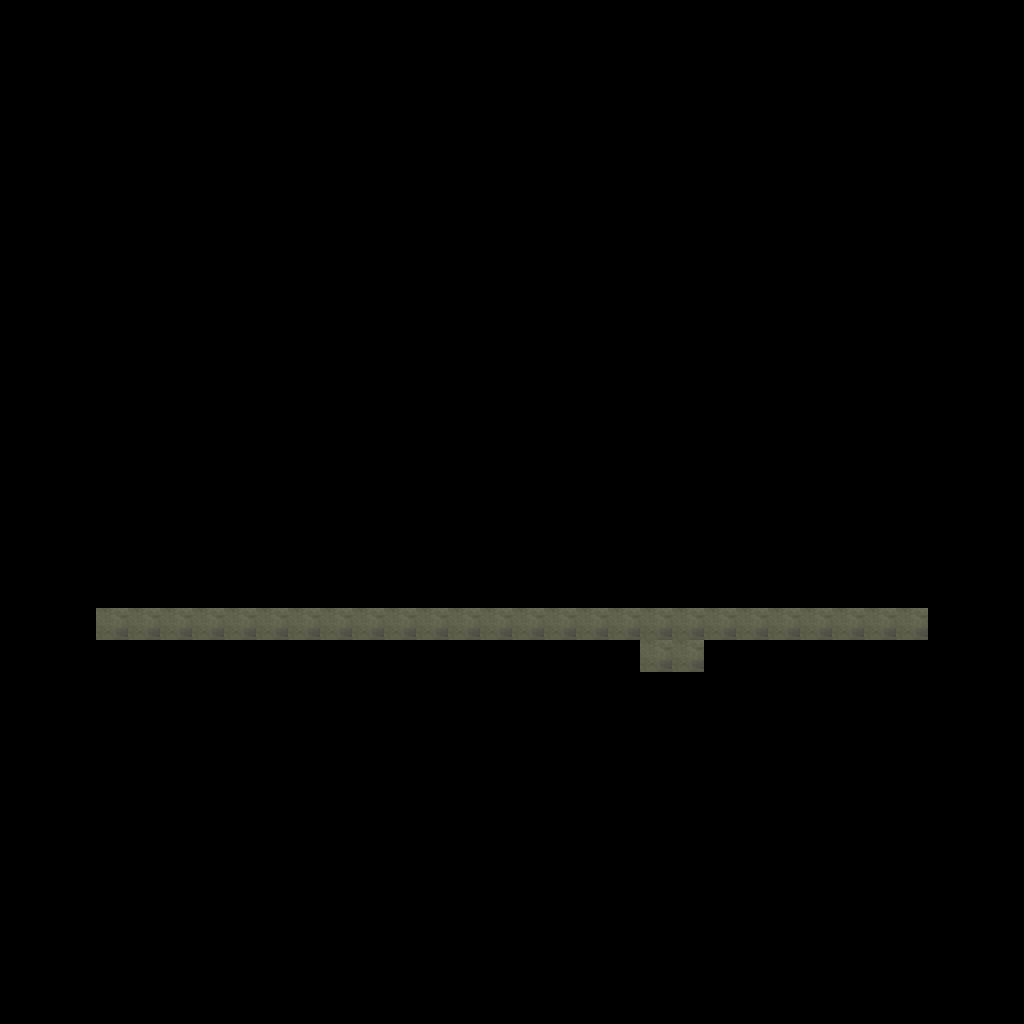

Tiled map render using the project's own tile images. Description and the whole map definition, tile-layer contents included, below:
An orthogonal 32x32 tile map with 32x32 px tiles, 1 tile layer (Tile Layer 1).

<map version="1.0" tiledversion="1.1.1" orientation="orthogonal" renderorder="right-down" width="32" height="32" tilewidth="32" tileheight="32" infinite="0" nextobjectid="1">
 <tileset firstgid="1" source="tileset.tsx" />
 <layer name="Tile Layer 1" width="32" height="32">
  <data encoding="csv">
0,0,0,0,0,0,0,0,0,0,0,0,0,0,0,0,0,0,0,0,0,0,0,0,0,0,0,0,0,0,0,0,
0,0,0,0,0,0,0,0,0,0,0,0,0,0,0,0,0,0,0,0,0,0,0,0,0,0,0,0,0,0,0,0,
0,0,0,0,0,0,0,0,0,0,0,0,0,0,0,0,0,0,0,0,0,0,0,0,0,0,0,0,0,0,0,0,
0,0,0,0,0,0,0,0,0,0,0,0,0,0,0,0,0,0,0,0,0,0,0,0,0,0,0,0,0,0,0,0,
0,0,0,0,0,0,0,0,0,0,0,0,0,0,0,0,0,0,0,0,0,0,0,0,0,0,0,0,0,0,0,0,
0,0,0,0,0,0,0,0,0,0,0,0,0,0,0,0,0,0,0,0,0,0,0,0,0,0,0,0,0,0,0,0,
0,0,0,0,0,0,0,0,0,0,0,0,0,0,0,0,0,0,0,0,0,0,0,0,0,0,0,0,0,0,0,0,
0,0,0,0,0,0,0,0,0,0,0,0,0,0,0,0,0,0,0,0,0,0,0,0,0,0,0,0,0,0,0,0,
0,0,0,0,0,0,0,0,0,0,0,0,0,0,0,0,0,0,0,0,0,0,0,0,0,0,0,0,0,0,0,0,
0,0,0,0,0,0,0,0,0,0,0,0,0,0,0,0,0,0,0,0,0,0,0,0,0,0,0,0,0,0,0,0,
0,0,0,0,0,0,0,0,0,0,0,0,0,0,0,0,0,0,0,0,0,0,0,0,0,0,0,0,0,0,0,0,
0,0,0,0,0,0,0,0,0,0,0,0,0,0,0,0,0,0,0,0,0,0,0,0,0,0,0,0,0,0,0,0,
0,0,0,0,0,0,0,0,0,0,0,0,0,0,0,0,0,0,0,0,0,0,0,0,0,0,0,0,0,0,0,0,
0,0,0,0,0,0,0,0,0,0,0,0,0,0,0,0,0,0,0,0,0,0,0,0,0,0,0,0,0,0,0,0,
0,0,0,0,0,0,0,0,0,0,0,0,0,0,0,0,0,0,0,0,0,0,0,0,0,0,0,0,0,0,0,0,
0,0,0,0,0,0,0,0,0,0,0,0,0,0,0,0,0,0,0,0,0,0,0,0,0,0,0,0,0,0,0,0,
0,0,0,0,0,0,0,0,0,0,0,0,0,0,0,0,0,0,0,0,0,0,0,0,0,0,0,0,0,0,0,0,
0,0,0,0,0,0,0,0,0,0,0,0,0,0,0,0,0,0,0,0,0,0,0,0,0,0,0,0,0,0,0,0,
0,0,0,0,0,0,0,0,0,0,0,0,0,0,0,0,0,0,0,0,0,0,0,0,0,0,0,0,0,0,0,0,
0,0,0,2030,2030,2030,2030,2030,2030,2030,2030,2030,2030,2030,2030,2030,2030,2030,2030,2030,2030,2030,2030,2030,2030,2030,2030,2030,2030,0,0,0,
0,0,0,0,0,0,0,0,0,0,0,0,0,0,0,0,0,0,0,0,2030,2030,0,0,0,0,0,0,0,0,0,0,
0,0,0,0,0,0,0,0,0,0,0,0,0,0,0,0,0,0,0,0,0,0,0,0,0,0,0,0,0,0,0,0,
0,0,0,0,0,0,0,0,0,0,0,0,0,0,0,0,0,0,0,0,0,0,0,0,0,0,0,0,0,0,0,0,
0,0,0,0,0,0,0,0,0,0,0,0,0,0,0,0,0,0,0,0,0,0,0,0,0,0,0,0,0,0,0,0,
0,0,0,0,0,0,0,0,0,0,0,0,0,0,0,0,0,0,0,0,0,0,0,0,0,0,0,0,0,0,0,0,
0,0,0,0,0,0,0,0,0,0,0,0,0,0,0,0,0,0,0,0,0,0,0,0,0,0,0,0,0,0,0,0,
0,0,0,0,0,0,0,0,0,0,0,0,0,0,0,0,0,0,0,0,0,0,0,0,0,0,0,0,0,0,0,0,
0,0,0,0,0,0,0,0,0,0,0,0,0,0,0,0,0,0,0,0,0,0,0,0,0,0,0,0,0,0,0,0,
0,0,0,0,0,0,0,0,0,0,0,0,0,0,0,0,0,0,0,0,0,0,0,0,0,0,0,0,0,0,0,0,
0,0,0,0,0,0,0,0,0,0,0,0,0,0,0,0,0,0,0,0,0,0,0,0,0,0,0,0,0,0,0,0,
0,0,0,0,0,0,0,0,0,0,0,0,0,0,0,0,0,0,0,0,0,0,0,0,0,0,0,0,0,0,0,0,
0,0,0,0,0,0,0,0,0,0,0,0,0,0,0,0,0,0,0,0,0,0,0,0,0,0,0,0,0,0,0,0
</data>
 </layer>
</map>
